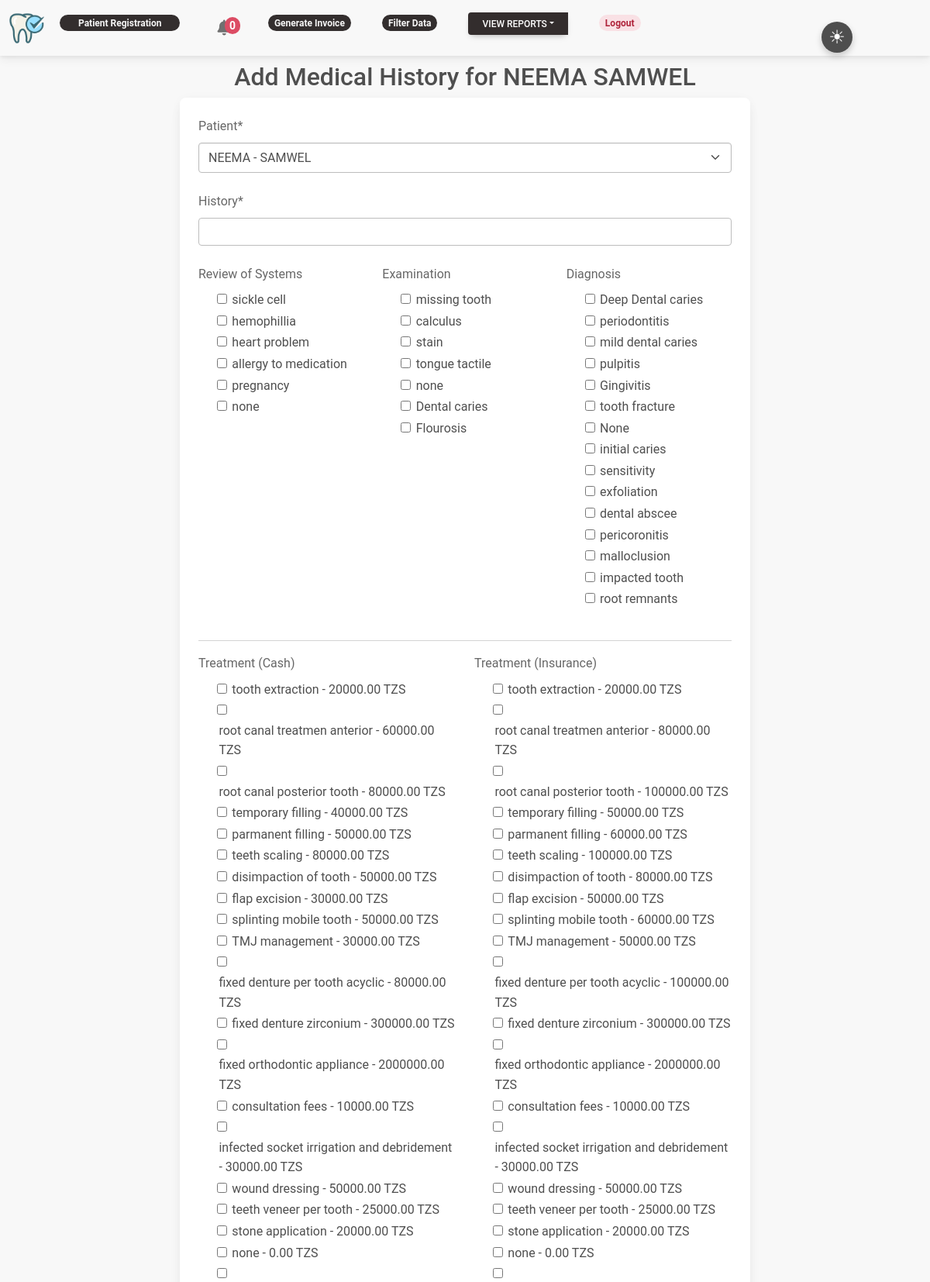
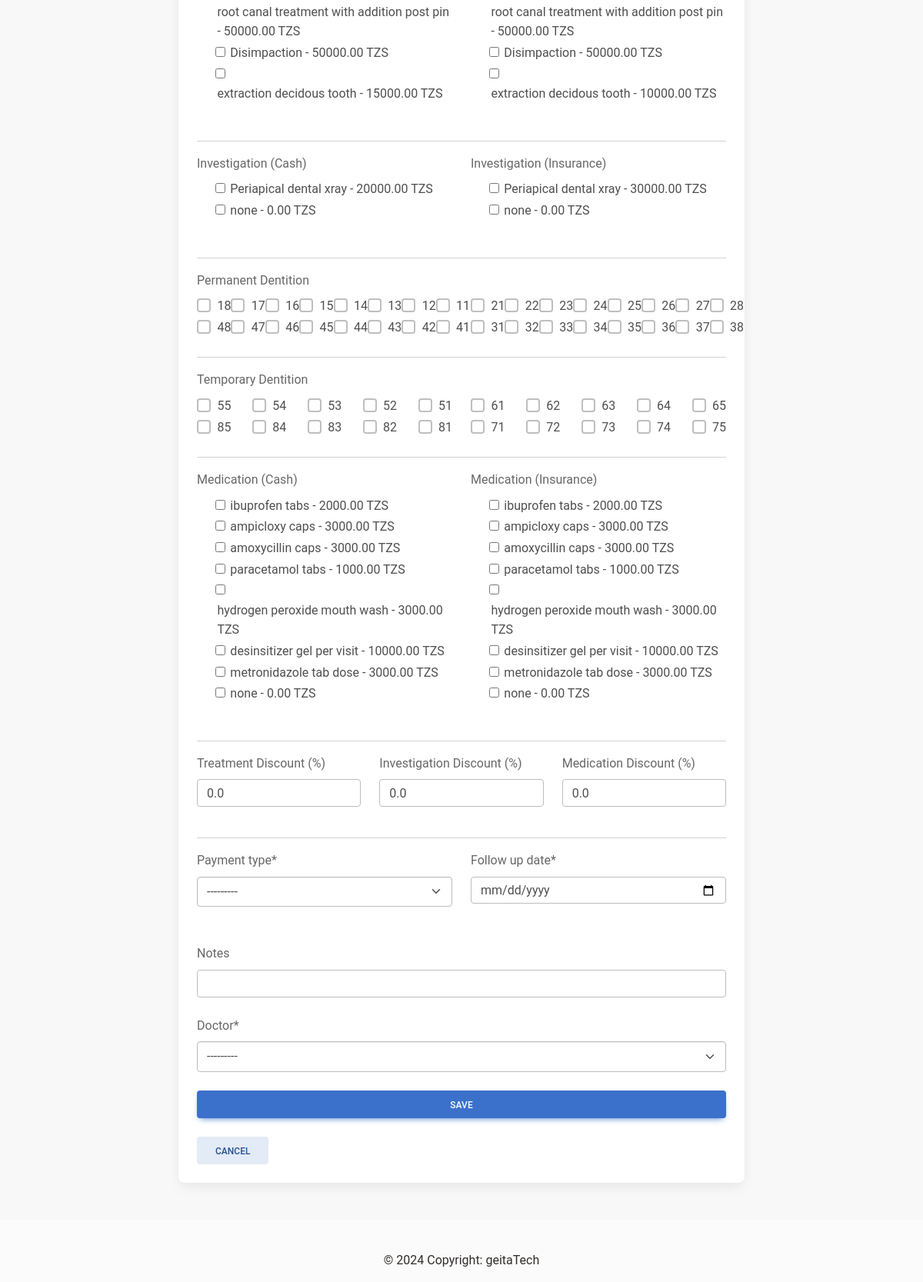
Screenshot of /treatment/2/ (signed in) with the database file from the repository (2 pictures, top to bottom).
### patient/models.py (models this page shows)
class Patient(models.Model):
    GENDER = (
        ('M', 'Male'),
        ('F', 'Female')
    )
    PAYMENT_TYPE = (
        ('cash', 'Cash'),
        ('insurance', 'Insurance')
    )
    firstname = models.CharField(max_length=255)
    lastname = models.CharField(max_length=255)
    DOB = models.CharField(max_length=255, blank=True, null=True)
    address = models.CharField(max_length=255)
    phone_number = models.CharField(max_length=255)
    gender = models.CharField(max_length=255, choices=GENDER)
    weight = models.IntegerField(default=0)
    BPressure = models.CharField(max_length=255, blank=True, null=True)
    payment_type = models.CharField(max_length=10, choices=PAYMENT_TYPE, null=True)
    insurance_provider = models.CharField(max_length=255, blank=True, null=True)  # Optional field for insurance provider
    DOR = models.DateField(null=True)
    created_at = models.DateTimeField(auto_now_add=True)
    updated_at = models.DateTimeField(auto_now=True)
    def __str__(self):
        return f'{self.firstname} - {self.lastname}'

class ReviewofSystem(models.Model):
    name = models.CharField(max_length=255)
    def __str__(self):
        return f'{self.name}'

class Examination(models.Model):
    name = models.CharField(max_length=255)
    def __str__(self):
        return f'{self.name}'

class Diagnosis(models.Model):
    name = models.CharField(max_length=255)
    def __str__(self):
        return f'{self.name}'

### patient/decorators.py (the view)
    def wrapper_function(request, *args, **kwargs):
        group = None
        if request.user.groups.exists():
                group = request.user.groups.all()[0].name
        if group =='receptionist':
            return redirect('register')
        if group =='doctor':
            return redirect('home')
        if group == 'admin':
            return view_func(request, *args, **kwargs)

### patient/templates/medical_history_form.html (shortened to what this page needs)
{% extends 'base.html' %}
{% load crispy_forms_tags %}
{% load custom_tags %}
{% block content %}
<div class="container pt-2 mb-5">
  <h2 class="text-center">{% if medical_history %}Update{% else %}Add{% endif %} Medical History for {{ patient.firstname }} {{ patient.lastname }}</h2>
    <div class="row justify-content-center">
        <div class="col-lg-8">
          <div class="card px-4 py-4">
            <form method="post", action=".">
    <div class="mb-4">
        {{ form.patient|as_crispy_field }}
    </div>
    <div class="mb-4">
        {{ form.history|as_crispy_field }}
    </div>
    <div class="row">
        <div class="col">
          <div data-mdb-input-init class="form-outline">
            <div class="mb-4">
                <label class="form-label">Review of Systems</label>
                {% for option in form.review_of_systems %}
                    <div class="form-check">
                        {{ option.tag }}
                        <label class="form-check-label">{{ option.choice_label }}</label>
                    </div>
                {% endfor %}
            </div>
          </div>
        </div>
        <div class="col">
          <div data-mdb-input-init class="form-outline">
            <div class="mb-4">
                <label class="form-label">Examination</label>
                {% for option in form.examination %}
                    <div class="form-check">
                        {{ option.tag }}
                        <label class="form-check-label">{{ option.choice_label }}</label>
                    </div>
                {% endfor %}
            </div>
          </div>
        </div>
        <div class="col">
          <div data-mdb-input-init class="form-outline">
            <div class="mb-4">
                <label class="form-label">Diagnosis</label>
                {% for option in form.diagnosis %}
                    <div class="form-check">
                        {{ option.tag }}
                        <label class="form-check-label">{{ option.choice_label }}</label>
                    </div>
                {% endfor %}
            </div>
          </div>
        </div>
      </div>
    <hr>
    <div class="row mb-4">
        <div class="col">
            <div class="mb-4">
                <label class="form-label">Treatment (Cash)</label>
                {% for option in form.treatment_cash %}
                    <div class="form-check">
                        {{ option.tag }}
                        <label class="form-check-label">{{ option.choice_label }}</label>
                    </div>
                {% endfor %}
            </div>
        </div>
        <div class="col">
            <div class="mb-4">
                <label class="form-label">Treatment (Insurance)</label>
                {% for option in form.treatment_insurance %}
                    <div class="form-check">
                        {{ option.tag }}
                        <label class="form-check-label">{{ option.choice_label }}</label>
                    </div>
                {% endfor %}
            </div>
        </div>
      </div>
    <hr>
    <div class="row mb-4">
        <div class="col">
    <div class="mb-4">
        <label class="form-label">Investigation (Cash)</label>
        {% for option in form.investgation_cash %}
            <div class="form-check">
                {{ option.tag }}
                <label class="form-check-label">{{ option.choice_label }}</label>
            </div>
        {% endfor %}
    </div>
        </div>
        <div class="col">
    <div class="form-outline mb-4">
        <label class="form-label">Investigation (Insurance)</label>
        {% for option in form.investgation_insurance %}
            <div class="form-check">
                {{ option.tag }}
                <label class="form-check-label">{{ option.choice_label }}</label>
            </div>
        {% endfor %}
    </div>
        </div>
      </div>
      <hr>
    <div class="mb-4">
        <label class="form-label">Permanent Dentition</label>
        <div class="row">
            <div class="col-6">
                <div class="d-flex justify-content-between">
                    {% for number in "18 17 16 15 14 13 12 11"|split_string %}
                        <div class="form-check">
                            <input type="checkbox" class="form-check-input" name="permanent_dentition" id="perm_{{ number }}" value="{{ number }}">
                            <label for="perm_{{ number }}" class="form-check-label">{{ number }}</label>
                        </div>
                    {% endfor %}
                </div>
            </div>
            <div class="col-6">
                <div class="d-flex justify-content-between">
                    {% for number in "21 22 23 24 25 26 27 28"|split_string %}
                        <div class="form-check">
                            <input type="checkbox" class="form-check-input" name="permanent_dentition" id="perm_{{ number }}" value="{{ number }}">
                            <label for="perm_{{ number }}" class="form-check-label">{{ number }}</label>
                        </div>
                    {% endfor %}
                </div>
            </div>
            <div class="col-6">
                <div class="d-flex justify-content-between">
                    {% for number in "48 47 46 45 44 43 42 41"|split_string %}
                        <div class="form-check">
                            <input type="checkbox" class="form-check-input" name="permanent_dentition" id="perm_{{ number }}" value="{{ number }}">
                            <label for="perm_{{ number }}" class="form-check-label">{{ number }}</label>
                        </div>
                    {% endfor %}
                </div>
            </div>
            <div class="col-6">
                <div class="d-flex justify-content-between">
                    {% for number in "31 32 33 34 35 36 37 38"|split_string %}
                        <div class="form-check">
                            <input type="checkbox" class="form-check-input" name="permanent_dentition" id="perm_{{ number }}" value="{{ number }}">
                            <label for="perm_{{ number }}" class="form-check-label">{{ number }}</label>
                        </div>
                    {% endfor %}
                </div>
            </div>
        </div>
    </div>
<hr>
    <div class="mb-4">
        <label class="form-label">Temporary Dentition</label>
        <div class="row">
            <div class="col-6">
                <div class="d-flex justify-content-between">
                    {% for number in "55 54 53 52 51"|split_string %}
                        <div class="form-check">
                            <input type="checkbox" class="form-check-input" name="temporary_dentition" id="temp_{{ number }}" value="{{ number }}">
                            <label for="temp_{{ number }}" class="form-check-label">{{ number }}</label>
                        </div>
                    {% endfor %}
                </div>
            </div>
            <div class="col-6">
                <div class="d-flex justify-content-between">
                    {% for number in "61 62 63 64 65"|split_string %}
                        <div class="form-check">
                            <input type="checkbox" class="form-check-input" name="temporary_dentition" id="temp_{{ number }}" value="{{ number }}">
                            <label for="temp_{{ number }}" class="form-check-label">{{ number }}</label>
                        </div>
                    {% endfor %}
                </div>
            </div>
            <div class="col-6">
                <div class="d-flex justify-content-between">
                    {% for number in "85 84 83 82 81"|split_string %}
                        <div class="form-check">
                            <input type="checkbox" class="form-check-input" name="temporary_dentition" id="temp_{{ number }}" value="{{ number }}">
                            <label for="temp_{{ number }}" class="form-check-label">{{ number }}</label>
                        </div>
                    {% endfor %}
                </div>
            </div>
            <div class="col-6">
                <div class="d-flex justify-content-between">
                    {% for number in "71 72 73 74 75"|split_string %}
                        <div class="form-check">
                            <input type="checkbox" class="form-check-input" name="temporary_dentition" id="temp_{{ number }}" value="{{ number }}">
                            <label for="temp_{{ number }}" class="form-check-label">{{ number }}</label>
                        </div>
                    {% endfor %}
                </div>
            </div>
        </div>
    </div>
    <hr>
    <div class="row mb-4">
        <div class="col">
    <div class="mb-4">
        <label class="form-label">Medication (Cash)</label>
        {% for option in form.medication_cash %}
            <div class="form-check">
                {{ option.tag }}
                <label class="form-check-label">{{ option.choice_label }}</label>
            </div>
        {% endfor %}
    </div>
        </div>
        <div class="col">
    <div class="mb-4">
        <label class="form-label">Medication (Insurance)</label>
        {% for option in form.medication_insurance %}
            <div class="form-check">
                {{ option.tag }}
                <label class="form-check-label">{{ option.choice_label }}</label>
            </div>
        {% endfor %}
    </div>
        </div>
      </div>
      <hr>
    <div class="row">
        <div class="col">
    <div class="mb-4">
        {{ form.treatment_discount|as_crispy_field }}
    </div>
        </div>
        <div class="col">
            <div class="mb-4">
                {{ form.investgation_discount|as_crispy_field }}
            </div>
        </div>
        <div class="col">
                <div class="mb-4">
                    {{ form.medication_discount|as_crispy_field }}
                </div>
        </div>
      </div>
      <hr>
    <div class="row mb-4">
        <div class="col">
    <div class="mb-4">
        {{ form.payment_type|as_crispy_field }}
    </div>
        </div>
        <div class="col">
    <div class="mb-4">
        {{ form.follow_up_date|as_crispy_field }}
    </div>
        </div>
      </div>
    <div class="mb-4">
        {{ form.notes|as_crispy_field }}
    </div>
    <div class="mb-4">
        {{ form.doctor|as_crispy_field }}
    </div>
                <button type="submit" class="btn btn-primary btn-block mb-4">Save</button>
                <a href="{% url 'patient-detail' patient.id %}" class="btn btn-secondary">Cancel</a>
              </form>
          </div>
        </div>
    </div>
</div>
{% endblock content %}

### patient/templates/base.html (shortened to what this page needs)
{% load static %}
<!doctype html>
<html lang="en">
  <head>
    <link rel="stylesheet" href="{% static 'css/mdb.min.css' %}">
    <link rel="stylesheet" href="{% static 'css/color_switch.css' %}">
    <link rel="stylesheet" href="https://cdnjs.cloudflare.com/ajax/libs/font-awesome/6.4.0/css/all.min.css" />
  </head>
  <body>
<nav class="navbar navbar-expand-lg">
  <div class="container-fluid">
    <div class="collapse navbar-collapse" id="navbarSupportedContent">
      <a class="navbar-brand mt-2 mt-lg-0" href="/">
        <img
          src="/media/2185051_dentist_dentistry_medical_oral_hygiene_tooth_icon_7VPLBN5.png"
          height="45"
          alt="App Logo"
          loading="lazy"
        />
      </a>
      <ul class="navbar-nav me-auto mb-2 mb-lg-0">
      {% if request.user.is_authenticated %}
        <li class="nav-item">
          <a class="nav-link nav-smaller-bold badge rounded-pill badge-dark px-4" href="{% url 'register' %}">Patient Registration</a>
        </li>
        <li class="nav-item">
          <a class="nav-link" href="{% url 'upcoming_follow_up' %}">
            <span class="badge rounded-pill badge-notification bg-danger {% if upcoming_follow_up_count > 0 %}shake-animation{% endif %}" style="font-size: 14px; padding: 4px 6px;">
                {% if upcoming_follow_up_count > 0 %}
                    {{ upcoming_follow_up_count }}
                {% else %}
                    0
                {% endif %}
            </span>
        </a>
        </li>
        {% for group in user.groups.all %}
        {% if group.name == 'admin' %}
        <li class="nav-item">
          <a class="nav-link nav-smaller-bold badge rounded-pill badge-dark" href="{% url 'history' %}">Generate Invoice</a>
        </li>
        <li class="nav-item">
          <a class="nav-link nav-smaller-bold badge rounded-pill badge-dark" href="{% url 'filtered' %}">Filter Data</a>
        </li>
    <li class="nav-item">
      <div class="btn-group">
        <button type="button" class="btn btn-sm btn-dark dropdown-toggle dropdown-toggle-split" data-mdb-toggle="dropdown" aria-expanded="false">
          View Reports
        </button>
        </li>
        {% endif %}
        {% endfor %}
      </ul>
    </div>
    <li class="nav-item">
      <a class="nav-link nav-smaller-bold badge rounded-pill badge-danger" href="{% url 'logout' %}">Logout</a>
    </li>
  {% else %}
  <li class="nav-item">
    <a class="nav-link nav-smaller-bold badge rounded-pill badge-primary" href="{% url 'login' %}">Login</a>
  </li>
  {% endif %}
    </div>
</nav>
      <div class="container">
        <div class="toggle-icon float-start" onclick="toggleMode()">
            <span id="light-icon">&#9728;</span>
        </div>
    </div>
    {% block content %}
    {% endblock content %}
    <footer class="bg-light text-center text-white">
      <div class="container p-4 pb-0">
      </div>
      <div class="text-center p-3 text-dark" style="background-color: rgba(0, 0, 0, 0);">
        © 2024 Copyright:
        <a class="text-dark" href="">geitaTech</a>
      </div>
    </footer>
  </body>
</html>

### rows the page displays
Patient: firstname "NEEMA", lastname "SAMWEL"
ReviewofSystem: choice_label "sickle cell"
ReviewofSystem: choice_label "hemophillia"
ReviewofSystem: choice_label "heart problem"
ReviewofSystem: choice_label "allergy to medication"
ReviewofSystem: choice_label "pregnancy"
ReviewofSystem: choice_label "none"
Examination: choice_label "missing tooth"
Examination: choice_label "calculus"
Examination: choice_label "stain"
Examination: choice_label "tongue tactile"
Examination: choice_label "none"
Examination: choice_label "Dental caries"
Examination: choice_label "Flourosis"
Diagnosis: choice_label "Deep Dental caries"
Diagnosis: choice_label "periodontitis"
Diagnosis: choice_label "mild dental caries"
Diagnosis: choice_label "pulpitis"
Diagnosis: choice_label "Gingivitis"
Diagnosis: choice_label "tooth fracture"
Diagnosis: choice_label "None"
Diagnosis: choice_label "initial caries"
Diagnosis: choice_label "sensitivity"
Diagnosis: choice_label "exfoliation"
Diagnosis: choice_label "dental abscee"
Diagnosis: choice_label "pericoronitis"
Diagnosis: choice_label "malloclusion"
Diagnosis: choice_label "impacted tooth"
Diagnosis: choice_label "root remnants"

### other values shown
{{ option.choice_label }} "tooth extraction - 20000.00 TZS" "root canal treatmen anterior - 60000.00 TZS" "root canal posterior tooth - 80000.00 TZS" "temporary filling - 40000.00 TZS" "parmanent filling - 50000.00 TZS" "teeth scaling - 80000.00 TZS" "disimpaction of tooth - 50000.00 TZS" "flap excision - 30000.00 TZS" "splinting mobile tooth - 50000.00 TZS" "TMJ management - 30000.00 TZS" "fixed denture per tooth acyclic - 80000.00 TZS" "fixed denture zirconium - 300000.00 TZS" "fixed orthodontic appliance - 2000000.00 TZS" "consultation fees - 10000.00 TZS" "infected socket irrigation and debridement - 30000.00 TZS" "wound dressing - 50000.00 TZS" "teeth veneer per tooth - 25000.00 TZS" "stone application - 20000.00 TZS" "none - 0.00 TZS" "root canal treatment with addition post pin - 50000.00 TZS" "Disimpaction - 50000.00 TZS" "extraction decidous tooth - 15000.00 TZS"
{{ option.choice_label }} "tooth extraction - 20000.00 TZS" "root canal treatmen anterior - 80000.00 TZS" "root canal posterior tooth - 100000.00 TZS" "temporary filling - 50000.00 TZS" "parmanent filling - 60000.00 TZS" "teeth scaling - 100000.00 TZS" "disimpaction of tooth - 80000.00 TZS" "flap excision - 50000.00 TZS" "splinting mobile tooth - 60000.00 TZS" "TMJ management - 50000.00 TZS" "fixed denture per tooth acyclic - 100000.00 TZS" "fixed denture zirconium - 300000.00 TZS" "fixed orthodontic appliance - 2000000.00 TZS" "consultation fees - 10000.00 TZS" "infected socket irrigation and debridement - 30000.00 TZS" "wound dressing - 50000.00 TZS" "teeth veneer per tooth - 25000.00 TZS" "stone application - 20000.00 TZS" "none - 0.00 TZS" "root canal treatment with addition post pin - 50000.00 TZS" "Disimpaction - 50000.00 TZS" "extraction decidous tooth - 10000.00 TZS"
{{ option.choice_label }} "Periapical dental xray - 20000.00 TZS" "none - 0.00 TZS"
{{ option.choice_label }} "Periapical dental xray - 30000.00 TZS" "none - 0.00 TZS"
{{ number }} "18" "17" "16" "15" "14" "13" "12" "11"
{{ number }} "21" "22" "23" "24" "25" "26" "27" "28"
{{ number }} "48" "47" "46" "45" "44" "43" "42" "41"
{{ number }} "31" "32" "33" "34" "35" "36" "37" "38"
{{ number }} "55" "54" "53" "52" "51"
{{ number }} "61" "62" "63" "64" "65"
{{ number }} "85" "84" "83" "82" "81"
{{ number }} "71" "72" "73" "74" "75"
{{ option.choice_label }} "ibuprofen tabs - 2000.00 TZS" "ampicloxy caps - 3000.00 TZS" "amoxycillin caps - 3000.00 TZS" "paracetamol tabs - 1000.00 TZS" "hydrogen peroxide mouth wash - 3000.00 TZS" "desinsitizer gel per visit - 10000.00 TZS" "metronidazole tab dose - 3000.00 TZS" "none - 0.00 TZS"
